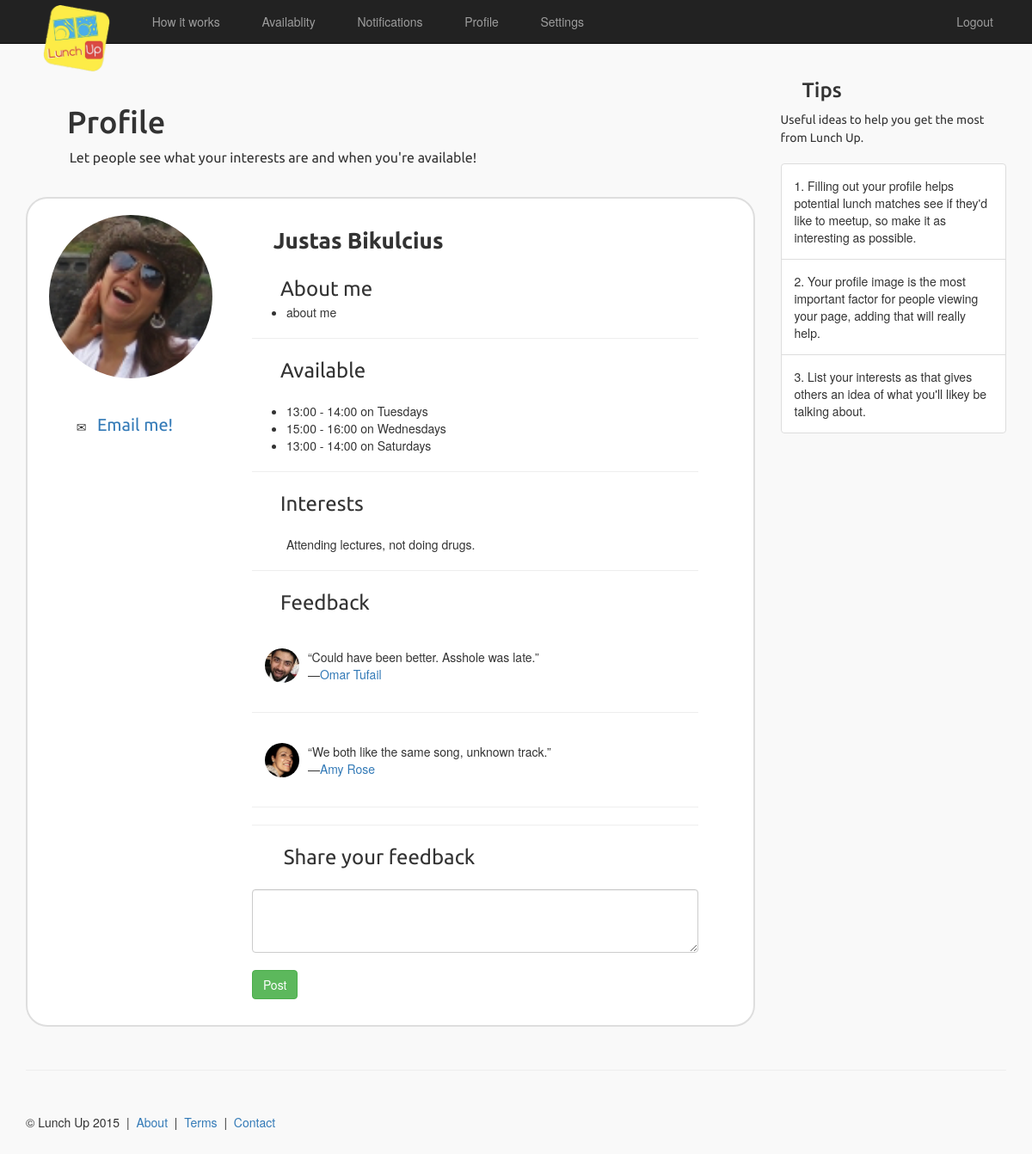
/profile/4/ (signed in), run on the app's committed database.
### main/models.py (models this page shows)
class UserProfile(models.Model):
    user = models.OneToOneField(User)
    fullName = models.CharField(max_length=64)
    publicEmail = models.EmailField()
    availability = models.ManyToManyField(TimeInterval)
    interests = models.CharField(max_length=250)
    university = models.ForeignKey(University, blank=True, null=True)
    about = models.TextField(max_length=6000)
    picture = models.ImageField(upload_to='profile_images', blank=True)

class TimeInterval(models.Model):
    time = models.PositiveSmallIntegerField()
    day = models.CharField(max_length=10)

class Feedback(models.Model):
    content = models.CharField(max_length=6000)
    recipient = models.ForeignKey(UserProfile, related_name='feedback_recipient')
    author = models.ForeignKey(UserProfile, related_name='feedback_author')
    class Meta:
        verbose_name_plural = "feedback"

### main/views.py (the view, shortened to what this page needs)
# urls.py: url(r'^profile/(?P<user_id>[0-9]+)/$', views.profile, name='profile'),
@login_required
def profile(request, user_id=None):
    if user_id is not None:
        context_dict = {'user': User.objects.get(id=user_id)}
    else:
        context_dict = {'user': User.objects.get(id=request.user.id)}
    try:
        context_dict['profile'] = UserProfile.objects.get(user=context_dict['user'])
        context_dict['feedback'] = Feedback.objects.filter(recipient=context_dict['profile']).all()
    except:
        context_dict['profile'] = None
    if user_id is None or user_id == request.user.id:
        context_dict['myprofile'] = True
    else:
        context_dict['myprofile'] = None
    return render(request, 'registration/profile.html', context_dict)

### templates/registration/profile.html (shortened to what this page needs)
{% extends "base.html" %}
{% load staticfiles %}
{% block body_block %}
    <div class="row row-offcanvas row-offcanvas-right">
        <div class="col-xs-12 col-sm-9">
            <div class="jumbotron_two">
                <h1><span class="glyphicon glyphicon-user" aria-hidden="true"></span> <span
                        class="font_styled">Profile</span></h1>
                <p style="font-size:16px;" class="font_styled">&nbsp;&nbsp;&nbsp;&nbsp;&nbsp;&nbsp;&nbsp;&nbsp;&nbsp;&nbsp;&nbsp;Let people see what your interests are and when you're available!</p>
            </div>
            <div class="row" style="padding:15px;">
                <div class="col-md-12"
                     style="border: 2px solid; border-radius: 25px; border-color: #dedede; margin-bottom:15px; padding:10px; background-color:#ffffff;">
                    <div class="col-md-3 text-center" style="margin:9px 30px 0 0;" style="background-color:#0000ff;">
                        {% if profile.picture %}
                            <img src="{{ profile.picture.url }}" width="190" class="img-circle">
                        {% else %}
                            <img src="{% static 'images/profile.jpg' %}" width="190" class="img-circle">
                        {% endif %}
                        <br/><br/><br/>
                        <span class="glyphicon glyphicon-envelope" aria-hidden="true"></span>&nbsp;&nbsp;<span
                            style="font-size:20px;" class="font_styled">
                        {% if myprofile != None %}
                        <a href="#" id="publicEmail" data-type="text"
                                                                           data-pk="{{ profile.id }}"
                                                                           data-url="/edit_profile/"
                                                                           data-title="Enter your public email">{{ profile.publicEmail }}</a></span>
                    {% else %}
                        <a href="mailto:{{ profile.publicEmail }}">Email me!</a>
                    {% endif %}
                    </div>
                    <div class="col-md-8">
                        <br/>
                        {% if myprofile != None %}
                            <span style="font-size:26px; font-weight:bold;" class="font_styled">&nbsp;&nbsp;&nbsp;&nbsp;Full name: <a
                                    href="#" id="fullName" data-type="text" data-pk="{{ profile.id }}"
                                    data-url="/edit_profile/"
                                    data-title="Enter your full name">{{ profile.fullName }}</a></span>
                        {% else %}
                            <span style="font-size:26px; font-weight:bold;"
                                  class="font_styled">&nbsp;&nbsp;&nbsp;&nbsp;{{ profile.fullName }}</span>
                        {% endif %}
                        <br/><br/>
                        <span class="glyphicon glyphicon-edit" aria-hidden="true"></span><span style="font-size:24px;"
                                                                                               class="font_styled">&nbsp;&nbsp;&nbsp;&nbsp;About me</span>
                        <ul>
                            <li>
                                {% if myprofile != None %}
                                    <a href="#" id="about" data-type="textarea" data-pk="{{ profile.id }}"
                                       data-url="/edit_profile/"
                                       data-title="Tell us something about yourself">{{ profile.about }}</a>
                                {% else %}
                                    {{ profile.about }}
                                {% endif %}
                            </li>
                        </ul>
                        <hr/>
                        <span class="glyphicon glyphicon-time" aria-hidden="true"></span><span style="font-size:24px;"
                                                                                               class="font_styled">&nbsp;&nbsp;&nbsp;&nbsp;Available</span>
                        <br/><br/>
                        <ul>
                            {% if profile.availability %}
                                {% for timeint in profile.availability.all %}
                                    <li>{{ timeint.time }}:00 - {{ timeint.time|add:1 }}:00 on {{ timeint.day }}s</li>
                                {% endfor %}
                            {% endif %}
                        </ul>
                        <hr/>
                        <span class="glyphicon glyphicon-list" aria-hidden="true"></span><span style="font-size:24px;"
                                                                                               class="font_styled">&nbsp;&nbsp;&nbsp;&nbsp;Interests</span>
                        <br/><br/>
                        <ul>
                                {% if myprofile != None %}
                                    <a href="#" id="interests" data-type="textarea" data-pk="{{ profile.id }}"
                                       data-url="/edit_profile/"
                                       data-title="List your interests">{{ profile.interests }}</a>
                                {% else %}
                                    {{ profile.interests }}
                                {% endif %}
                        </ul>
                        <hr/>
                        <span class="glyphicon glyphicon-comment" aria-hidden="true"></span><span
                            style="font-size:24px;" class="font_styled">&nbsp;&nbsp;&nbsp;&nbsp;Feedback</span>
                        <br/><br/>
                        {% if feedback %}
                            {% for entry in feedback %}
                            <span href="#" class="list-group-item" style="padding:15px; border:0px;">
                                {% if entry.author.picture %}
                                <img src="{{ entry.author.picture.url }}" width="40" class="img-circle" style="float:left; margin-right:10px;"/>
                                {% else %}
                                <img src="{% static 'images/profile.jpg' %}" width="40" class="img-circle" style="float:left; margin-right:10px;"/>
                                {% endif %}
                                &ldquo;{{ entry.content }}&rdquo;<br/>&mdash;<a
                                href="/profile/{{ entry.author.user.id }}">{{ entry.author.fullName }}</a></span>
                            <hr/>
                            {% endfor %}
                        {% else %}
                            <h3>No feedback yet.</h3>
                        {% endif %}
                        {% if myprofile == None %}
                            <hr/>
                            <span class="glyphicon glyphicon-comment" aria-hidden="true"></span>
                            <span style="font-size:24px;" class="font_styled">&nbsp;&nbsp;&nbsp;&nbsp;Share your feedback</span>
                            <br/><br/>
                            <form class="form-signin" role="form" method="post" action=".">
                                <textarea name="content" class="form-control" rows="3" required></textarea><br/>
                                <button type="submit" value="Submit" class="btn btn-success">Post</button><br/><br/>
                            </form>
                        {% endif %}
                    </div>
                </div>
            </div>
        </div>
        <div class="col-xs-6 col-sm-3 sidebar-offcanvas" id="sidebar">
            <h3><span class="glyphicon glyphicon-check" aria-hidden="true"></span> <span class="font_styled">Tips</span>
            </h3><span class="font_styled">Useful ideas to help you get the most from Lunch Up.</span><br/><br/>
            <div class="list-group">
                <span href="#" class="list-group-item" style="padding:15px;">1. Filling out your profile helps potential lunch matches see if they'd like to meetup, so make it as interesting as possible.</span>
                <span href="#" class="list-group-item" style="padding:15px;">2. Your profile image is the most important factor for people viewing your page, adding that will really help.</span>
                <span href="#" class="list-group-item" style="padding:15px;">3. List your interests as that gives others an idea of what you'll likey be talking about.</span>
            </div>
        </div>
    </div>
    <hr>
{% endblock %}

### static/_css/custom.css (style rules this page uses)
body { background-color: #f9f9f9; }
.jumbotron_two { margin-top:20px; padding:10px; }
.font_styled { font-family: 'Ubuntu'; }

### data on the page
UserProfile: picture (picture), fullName "Justas Bikulcius", about "about me", interests "Attending lectures, not doing drugs."
TimeInterval: time "13", time|add "14", day "Tuesday"
TimeInterval: time "15", time|add "16", day "Wednesday"
TimeInterval: time "13", time|add "14", day "Saturday"
Feedback: author.picture (picture), content "Could have been better. Asshole was late.", author.fullName "Omar Tufail"
Feedback: author.picture (picture), content "We both like the same song, unknown track.", author.fullName "Amy Rose"
